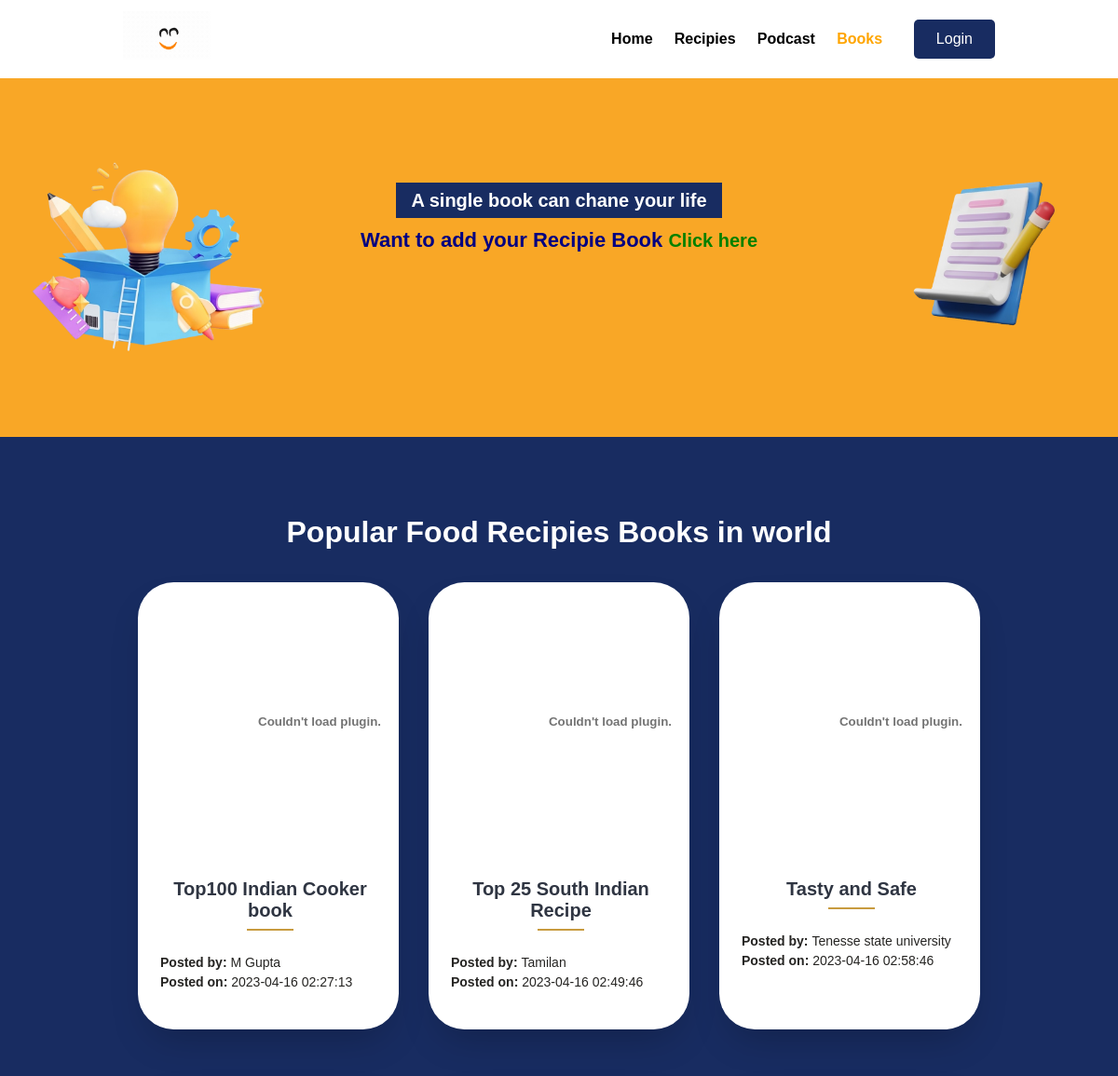
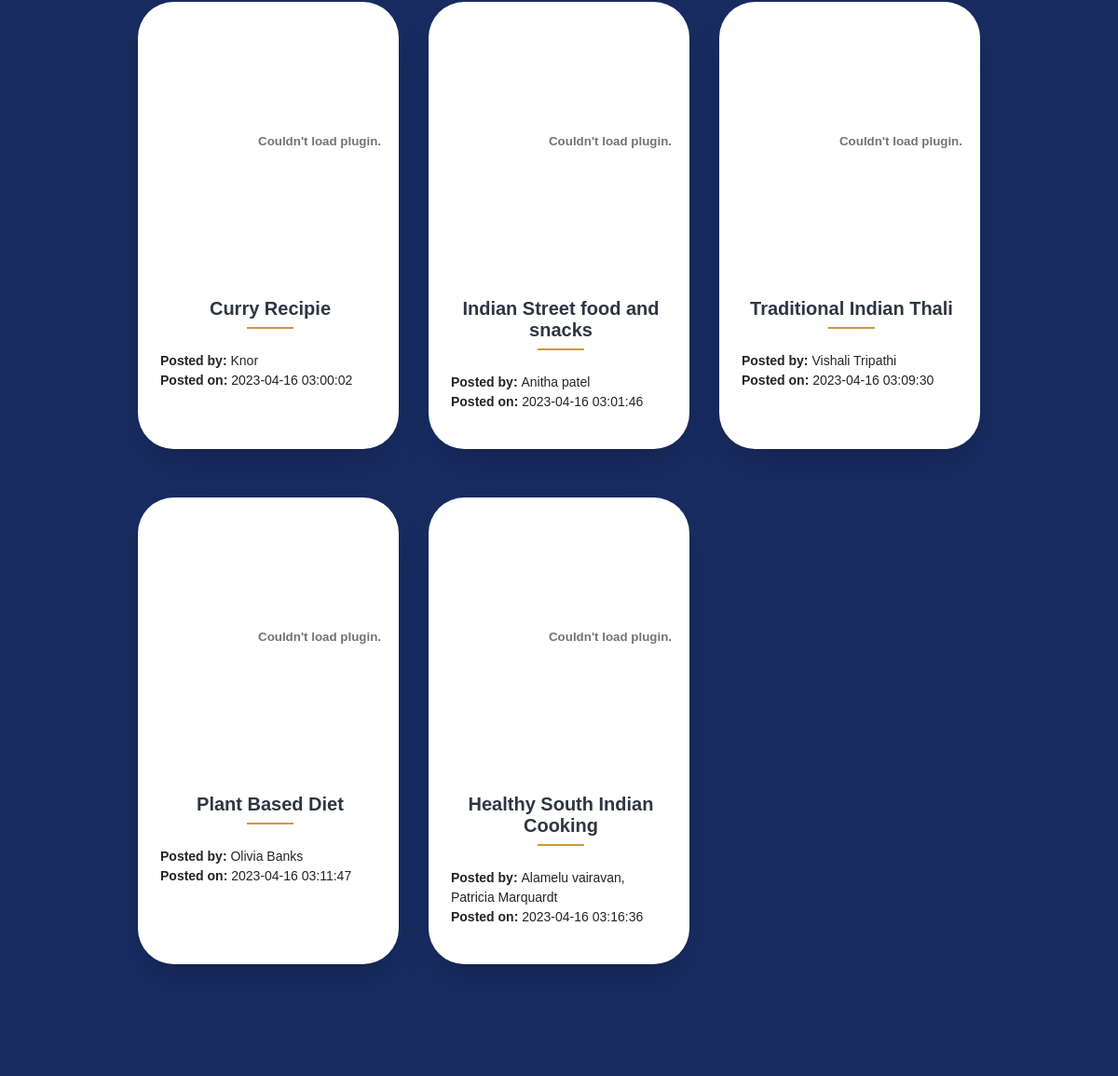
Screenshot of /Books.php with the database file from the repository (2 pictures, top to bottom).
### tables this page shows
CREATE TABLE `books` (
  `id` int(10) UNSIGNED NOT NULL,
  `title` varchar(200) NOT NULL,
  `pdf_name` varchar(250) NOT NULL,
  `posted_by` varchar(200) NOT NULL,
  `posted_on` datetime NOT NULL
);

### Books.php (the view, shortened to what this page needs)
<?php include('Back-end/config/constants.php'); ?>
<!DOCTYPE html>
<html lang="en">
<head>
    <link rel="stylesheet" href="Front-end/css/style.css">
</head>
<body>
    <section class="navbar" style="background-color:white;">
        <div class="container2">
            <div class="logo">
                <a href="#" title="Logo">
                    <img src="Front-end/images/foodies.gif" alt="Restaurant Logo" class="img-responsive" >
                </a>
            </div>
            <div class="menu text-right">
                <ul>
                    <li>
                        <a href="<?php echo SITEURL; ?>" >Home</a>
                    </li>
                    <li>
                        <a href="<?php echo SITEURL; ?>Recipies.php" >Recipies</a>
                    </li>
                    <li>
                    <a href="<?php echo SITEURL; ?>Podcast.php" >Podcast</a>
                        </li>
                        <li>
                        <a href="<?php echo SITEURL; ?>Books.php" style="color: orange;" >Books</a>
                    </li>
                    <a href="<?php echo SITEURL; ?>Back-end/Restaurant-food/admin/login-rest.php"><button class="button"
                        style=" background-color: #182C61;
                            color: rgb(255, 255, 255);
                            padding: 12px 24px;
                            border-radius: 5px; margin-left: 20px;">Login</button></a>
                </ul>
            </div>
        </div>
    </section>
     <section class="food-search6 text-center">
        <div class="container">
        <a href="#" style="font-size:20px; font-weight:bold; border:5px; padding:8px 16px; background-color: #182C61; color: white; ">A single book can chane your life</a><br><br>
                <span style="font-size:22px; font-weight:bold; color:navy;">Want to add your Recipie Book  <a href="<?php echo SITEURL; ?>Blog/add-books.php" style="font-size:20px; font-weight:bold; color:green;">Click here</a><span><br><br>
        </div>
    </section>
    <section class="food-type">
        <div class="container">
        <h2 class="text-center" style="color: white;">Popular Food Recipies Books in world</h2>
        <div class="main" style='font-family: "Oxygen", sans-serif;   color: #050505;'>
  <ul class="cards">
        <?php
           $sql2 ="SELECT * FROM books";
           $res2 = mysqli_query($conn, $sql2);
           $count2 = mysqli_num_rows($res2);
           if($count2>0)
           {
             while($row2=mysqli_fetch_assoc($res2))
             {
                    $title = $row2['title'];
                    $posted_by = $row2['posted_by'];
                    $posted_on = $row2['posted_on'];
                    $pdf_name = $row2['pdf_name'];
                     ?>
    <li class="cards_item">
      <div class="card">
        <div class="card_image">
                  <?php
                  if($pdf_name=="")
                  {
                   echo "<div class='error'>Pdf not available   <strong>X</strong></div>";
                  }else{
                   ?>
                   <embed type="application/pdf" src="<?php echo SITEURL; ?>Front-end/book/<?php echo $pdf_name;?>#toolbar=0" alt="food" width="390px" height="300px" toolbar=0 />
                   <?php
                  }
              ?>
        </div>
        <br><br>
        <div class="card_content">
        <h2 class="card_title"><?php echo $title;?></h2>
            <p> <strong>Posted by: </strong><?php echo $posted_by;?><br>
                <strong>Posted on: </strong><?php echo $posted_on;?></p>
              </div>
        </div>
    </li>
      <?php
                }
                }
              else
                 {
              echo "<div class='error'>Recipie not found   <strong>X</strong></div>";
             }
            ?>
</ul>
</div>
        </div>
    </section>

### Front-end/css/style.css (style rules this page uses)
* { margin: 0 0; padding: 0 0; font-family: Arial, Helvetica, sans-serif; }
.container { width: 80%; margin: 0 auto; padding: 1%; }
.container2 { width: 80%; margin: 0 auto; padding: 1%; }
.img-responsive { width: 100%; }
.text-right { text-align: right; }
.text-center { text-align: center; }
a { color: black; text-decoration: none; }
h2 { color: #2f3542; font-size: 2rem; margin-bottom: 2%; }
.logo { width: 10%; float: left; }
.menu { line-height: 60px; }
.menu ul { list-style-type: none; }
.menu ul li { display: inline; padding: 1%; font-weight: bold; }
.food-search6 { background-image: url(../images/Foodies_blog.png); background-size: cover; background-repeat: no-repeat; background-position: center; padding: 9% 0; }
.food-type { background-color:#182C61; padding: 6% 0; }
.card { border-radius: 8px; box-shadow: 0 2px 2px rgba(204, 197, 185, 0.5); background-color: #FFFFFF; color: #252422; margin-bottom: 20px; position: relative; z-index: 1; }
.button { border: none; color: rgb(255, 255, 255); padding: 14px 28px; text-align: center; text-decoration: none; display: inline-block; font-size: 16px; transition-duration: 0.4s; cursor: pointer; }
p { font-size: 14px; line-height: 21px; }

### Books.php (style rules this page uses)
*, *::before, *::after { box-sizing: border-box; }
.main { max-width: 1200px; margin: 0 auto; }
.cards { display: flex; flex-wrap: wrap; list-style: none; margin: 0; padding: 0; }
.cards_item { display: flex; padding: 1rem; }
.card_image { position: relative; max-height: 250px; }
@media (min-width: 40rem) { .cards_item { width: 50%; } }
@media (min-width: 56rem) { .cards_item { width: 33.3333%; } }
.card { background-color: white; border-radius: 2.40rem; box-shadow: 0 20px 40px -14px rgba(0, 0, 0, 0.25); display: flex; flex-direction: column; overflow: hidden; }
.card_content { position: relative; padding: 16px 12px 32px 24px; margin: 16px 8px 8px 0; max-height: 290px; overflow-y: scroll; }
.card_title { position: relative; margin: 0 0 24px; padding-bottom: 10px; text-align: center; font-size: 20px; font-weight: 700; }
.card_title::after { position: absolute; display: block; width: 50px; height: 2px; bottom: 0; left: 50%; transform: translateX(-50%); background-color: #c89b3f; content: ""; }

### rows the page displays
books: title "Top100 Indian Cooker book", posted_by "M Gupta", posted_on "2023-04-16 02:27:13"
books: title "Top 25 South Indian Recipe", posted_by "Tamilan", posted_on "2023-04-16 02:49:46"
books: title "Tasty and Safe", posted_by "Tenesse state university", posted_on "2023-04-16 02:58:46"
books: title "Curry Recipie", posted_by "Knor", posted_on "2023-04-16 03:00:02"
books: title "Indian Street food and snacks", posted_by "Anitha patel", posted_on "2023-04-16 03:01:46"
books: title "Traditional Indian Thali", posted_by "Vishali Tripathi", posted_on "2023-04-16 03:09:30"
books: title "Plant Based Diet", posted_by "Olivia Banks", posted_on "2023-04-16 03:11:47"
books: title "Healthy South Indian Cooking", posted_by "Alamelu vairavan, Patricia Marquardt", posted_on "2023-04-16 03:16:36"
